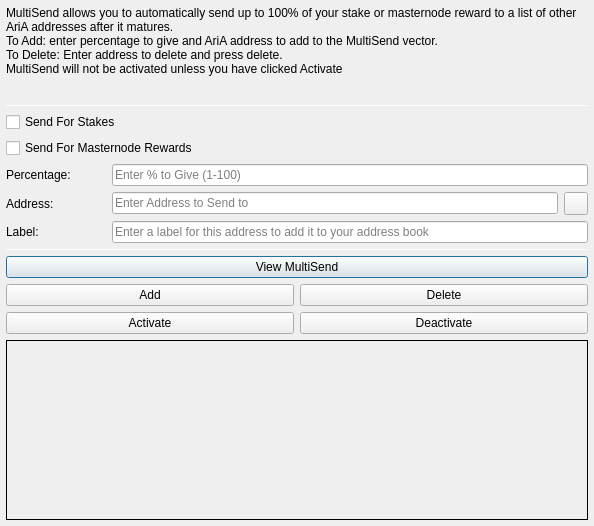
<?xml version="1.0" encoding="UTF-8"?>
<ui version="4.0">
 <class>MultiSendDialog</class>
 <widget class="QDialog" name="MultiSendDialog">
  <property name="windowModality">
   <enum>Qt::NonModal</enum>
  </property>
  <property name="geometry">
   <rect>
    <x>0</x>
    <y>0</y>
    <width>594</width>
    <height>526</height>
   </rect>
  </property>
  <property name="windowTitle">
   <string>MultiSend</string>
  </property>
  <layout class="QVBoxLayout" name="verticalLayout" stretch="0">
   <property name="leftMargin">
    <number>6</number>
   </property>
   <property name="topMargin">
    <number>6</number>
   </property>
   <property name="rightMargin">
    <number>6</number>
   </property>
   <property name="bottomMargin">
    <number>6</number>
   </property>
   <item>
    <layout class="QVBoxLayout" name="verticalLayout_Main" stretch="1,1,1,0,1,1,1">
     <item>
      <widget class="QLabel" name="label_2">
       <property name="lineWidth">
        <number>1</number>
       </property>
       <property name="text">
        <string>MultiSend allows you to automatically send up to 100% of your stake or masternode reward to a list of other AriA addresses after it matures.
To Add: enter percentage to give and AriA address to add to the MultiSend vector.
To Delete: Enter address to delete and press delete.
MultiSend will not be activated unless you have clicked Activate</string>
       </property>
       <property name="alignment">
        <set>Qt::AlignLeading|Qt::AlignLeft|Qt::AlignTop</set>
       </property>
       <property name="wordWrap">
        <bool>true</bool>
       </property>
      </widget>
     </item>
     <item>
      <widget class="Line" name="line">
       <property name="minimumSize">
        <size>
         <width>0</width>
         <height>1</height>
        </size>
       </property>
       <property name="maximumSize">
        <size>
         <width>16777215</width>
         <height>1</height>
        </size>
       </property>
       <property name="orientation">
        <enum>Qt::Horizontal</enum>
       </property>
      </widget>
     </item>
     <item>
      <layout class="QVBoxLayout" name="verticalLayout_Settings">
       <item>
        <layout class="QHBoxLayout" name="horizontalLayout">
         <item>
          <widget class="QCheckBox" name="multiSendStakeCheckBox">
           <property name="text">
            <string>Send For Stakes</string>
           </property>
          </widget>
         </item>
        </layout>
       </item>
       <item>
          <widget class="QCheckBox" name="multiSendMasternodeCheckBox">
           <property name="text">
            <string>Send For Masternode Rewards</string>
           </property>
          </widget>
         </item>
       <item>
        <layout class="QHBoxLayout" name="horizontalLayout_6">
         <item>
          <widget class="QLabel" name="label">
           <property name="minimumSize">
            <size>
             <width>100</width>
             <height>0</height>
            </size>
           </property>
           <property name="toolTip">
            <string>Percentage of stake to send</string>
           </property>
           <property name="text">
            <string>Percentage:</string>
           </property>
          </widget>
         </item>
         <item>
          <widget class="QLineEdit" name="multiSendPercentEdit">
           <property name="toolTip">
            <string>Enter whole numbers 1 - 100</string>
           </property>
           <property name="placeholderText">
            <string>Enter % to Give (1-100)</string>
           </property>
          </widget>
         </item>
        </layout>
       </item>
       <item>
        <layout class="QHBoxLayout" name="horizontalLayout_7">
         <item>
          <widget class="QLabel" name="label_5">
           <property name="minimumSize">
            <size>
             <width>100</width>
             <height>0</height>
            </size>
           </property>
           <property name="toolTip">
            <string>Address to send portion of stake to</string>
           </property>
           <property name="text">
            <string>Address:</string>
           </property>
          </widget>
         </item>
         <item>
          <widget class="QLineEdit" name="multiSendAddressEdit">
           <property name="toolTip">
            <string/>
           </property>
           <property name="placeholderText">
            <string>Enter Address to Send to</string>
           </property>
          </widget>
         </item>
         <item>
          <widget class="QToolButton" name="addressBookButton">
           <property name="maximumSize">
            <size>
             <width>16777215</width>
             <height>32</height>
            </size>
           </property>
           <property name="toolTip">
            <string>Choose an address from the address book</string>
           </property>
           <property name="text">
            <string/>
           </property>
           <property name="icon">
            <iconset resource="../aria.qrc">
             <normaloff>:/icons/address-book</normaloff>:/icons/address-book</iconset>
           </property>
           <property name="shortcut">
            <string>Alt+A</string>
           </property>
          </widget>
         </item>
        </layout>
       </item>
      </layout>
     </item>
     <item>
      <layout class="QHBoxLayout" name="horizontalLayout_3">
       <item>
        <widget class="QLabel" name="label_3">
         <property name="minimumSize">
          <size>
           <width>100</width>
           <height>0</height>
          </size>
         </property>
         <property name="text">
          <string>Label:</string>
         </property>
        </widget>
       </item>
       <item>
        <widget class="QLineEdit" name="labelAddressLabelEdit">
         <property name="placeholderText">
          <string>Enter a label for this address to add it to your address book</string>
         </property>
        </widget>
       </item>
      </layout>
     </item>
     <item>
      <widget class="Line" name="line_2">
       <property name="minimumSize">
        <size>
         <width>0</width>
         <height>1</height>
        </size>
       </property>
       <property name="maximumSize">
        <size>
         <width>16777215</width>
         <height>1</height>
        </size>
       </property>
       <property name="orientation">
        <enum>Qt::Horizontal</enum>
       </property>
      </widget>
     </item>
     <item>
      <layout class="QVBoxLayout" name="verticalLayout_Buttons">
       <item>
        <layout class="QHBoxLayout" name="horizontalLayout_4">
         <item>
          <widget class="QPushButton" name="viewButton">
           <property name="toolTip">
            <string/>
           </property>
           <property name="statusTip">
            <string>View MultiSend Vector</string>
           </property>
           <property name="text">
            <string>View MultiSend</string>
           </property>
          </widget>
         </item>
        </layout>
       </item>
       <item>
        <layout class="QHBoxLayout" name="horizontalLayout_2">
         <item>
          <widget class="QPushButton" name="addButton">
           <property name="toolTip">
            <string/>
           </property>
           <property name="statusTip">
            <string>Add to MultiSend Vector</string>
           </property>
           <property name="text">
            <string>Add</string>
           </property>
          </widget>
         </item>
         <item>
          <widget class="QPushButton" name="deleteButton">
           <property name="toolTip">
            <string/>
           </property>
           <property name="statusTip">
            <string>Delete Address From MultiSend Vector</string>
           </property>
           <property name="text">
            <string>Delete</string>
           </property>
          </widget>
         </item>
        </layout>
       </item>
       <item>
        <layout class="QHBoxLayout" name="horizontalLayout_5">
         <item>
          <widget class="QPushButton" name="activateButton">
           <property name="statusTip">
            <string>Activate MultiSend</string>
           </property>
           <property name="text">
            <string>Activate</string>
           </property>
          </widget>
         </item>
         <item>
          <widget class="QPushButton" name="disableButton">
           <property name="statusTip">
            <string>Deactivate MultiSend</string>
           </property>
           <property name="text">
            <string>Deactivate</string>
           </property>
          </widget>
         </item>
        </layout>
       </item>
      </layout>
     </item>
     <item>
      <widget class="QLabel" name="message">
       <property name="minimumSize">
        <size>
         <width>0</width>
         <height>180</height>
        </size>
       </property>
       <property name="frameShape">
        <enum>QFrame::Panel</enum>
       </property>
       <property name="frameShadow">
        <enum>QFrame::Plain</enum>
       </property>
       <property name="lineWidth">
        <number>1</number>
       </property>
       <property name="midLineWidth">
        <number>1</number>
       </property>
       <property name="text">
        <string/>
       </property>
       <property name="alignment">
        <set>Qt::AlignLeading|Qt::AlignLeft|Qt::AlignTop</set>
       </property>
       <property name="wordWrap">
        <bool>true</bool>
       </property>
      </widget>
     </item>
    </layout>
   </item>
  </layout>
 </widget>
 <resources>
  <include location="../aria.qrc"/>
 </resources>
 <connections/>
</ui>
